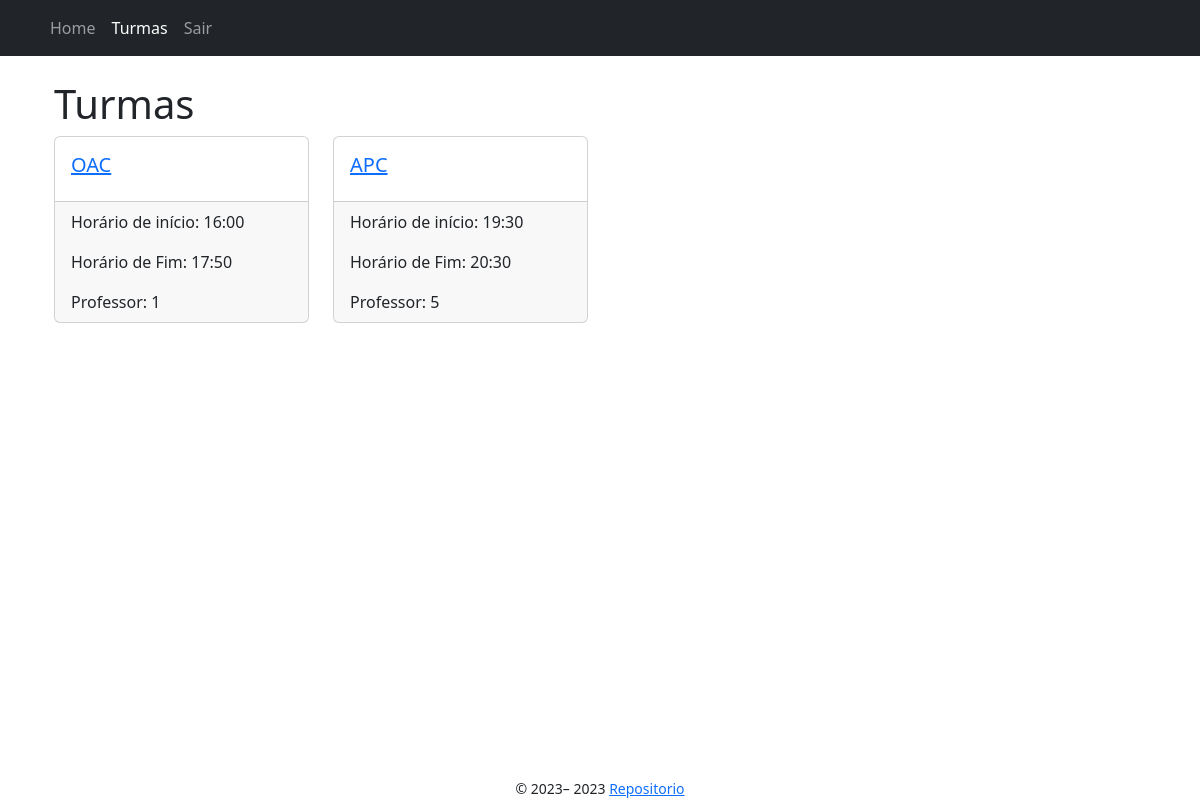
Before: /turmas/ (signed in) with the older database file.
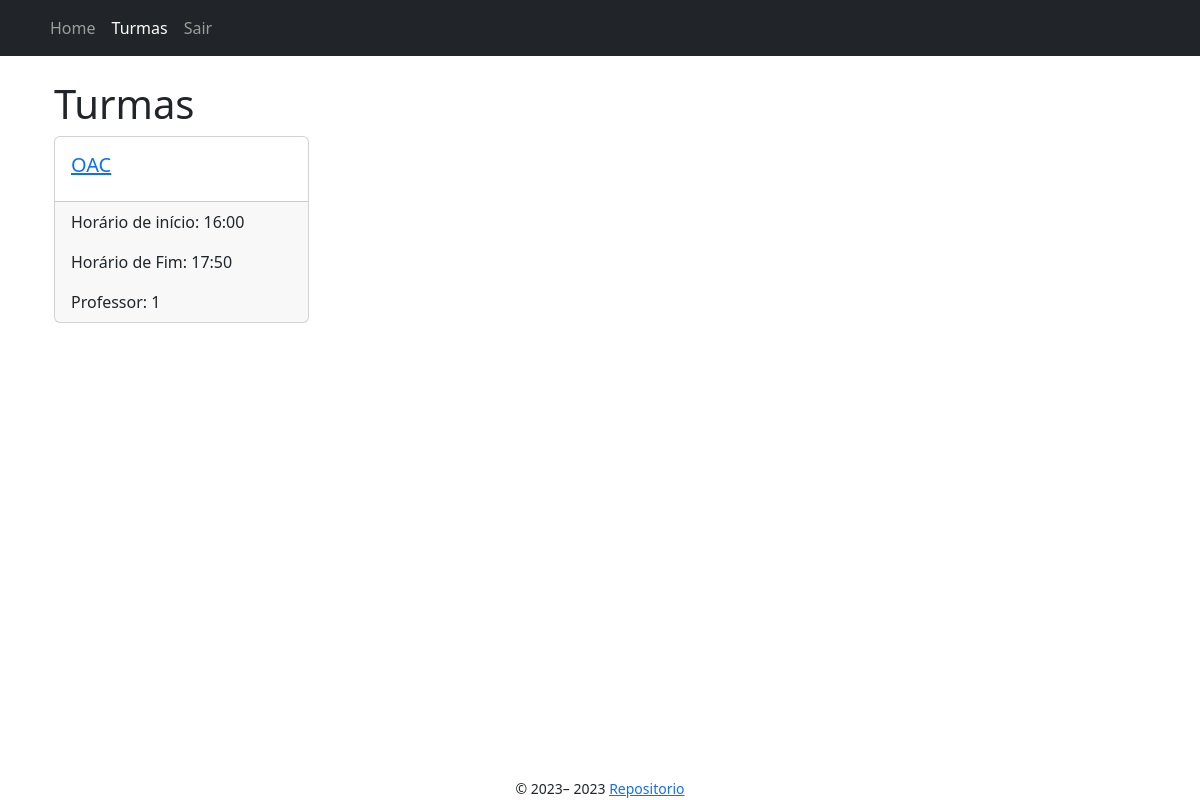
After: the same page with the newer database file.
### app/models/turma.py (models this page shows, shortened)
class Turma(db.Model):
    __tablename__ = "turma"
    id = db.Column(db.Integer, primary_key=True)
    nome = db.Column(db.String(100), nullable=False)
    horario_inicio = db.Column(db.Time, nullable=False)
    horario_fim = db.Column(db.Time, nullable=False)
    senha = db.Column(db.String(200), nullable=False)
    semestre = db.Column(db.Integer, nullable=False)
    professor_id = db.Column(db.Integer, db.ForeignKey(
        'professor.id'), nullable=False)
    aulas = db.relationship('Aula', backref=db.backref('turma_aulas', lazy=True)) #1 to N
    exames = db.relationship('Exame', backref='turma_exame', lazy=True) #1 to N

### app/controllers/turmas_controller.py (the view)
@bp.route("/", methods=["GET"])
@login_required
def index() -> render_template:
    turmas = Turma.query.all()
    return render_template("turmas/index.jinja2", turmas=turmas, user=current_user)

### app/templates/turmas/index.jinja2 (shortened to what this page needs)
{% extends "./base.jinja2" %}
{% from 'bootstrap5/utils.html' import render_icon %}
{% block head %}
    {{ super() }}
{% endblock %}
{% block content %}
    <div class="container">
        <h1>Turmas</h1>
        <div class="row row-col-1 row-cols-md-2 row-cols-lg-4">
            {% for turma in turmas %}
                <div class="col mb-4">
                    <div class="card">
                        <div class="card-body">
                            <a href="{{ url_for('turmas.show', turma_id=turma.id) }}">
                                <h5 class="card-title">{{ turma.nome }}</h5>
                            </a>
                        </div>
                        <div class="card-footer">
                            <p>Horário de início: {{ turma.horario_inicio.strftime('%H:%M') }}</p>
                            <p>Horário de Fim: {{ turma.horario_fim.strftime('%H:%M') }}</p>
                            <p class="card-text">Professor: {{ turma.professor_id }}</p>
                        </div>
                    </div>
                </div>
            {% endfor %}
        </div>
    </div>
{% endblock %}

Changed rows visible on the page:
removed Turma: nome "APC", horario_inicio "19:30", horario_fim "20:30", professor_id "5"
